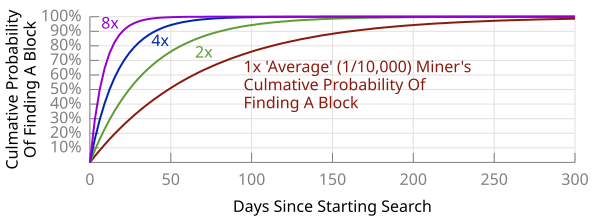

This chart was generated by the following gnuplot code:
load "gnuplot.preferences"

set terminal svg size 600,220 font "Sans,12"
set output "en-variance-comparison.svg"

set ytics ("10%%" .1, "20%%" .2, "30%%" .3, "40%%" .4, "50%%" .5, "60%%" .6, "70%%" .7, "80%%" .8, "90%%" .9, "100%%" 1.0)
set yrange [0:1]
set key right bottom samplen 0.5
set ylabel "Culmative Probability\nOf Finding A Block"
set xlabel "Days Since Starting Search"

set grid


plot [0:300] 1-exp(-(1./70)*x) ls 1 title "1x 'Average' Hash Rate", \
    1-exp(-(1./(70./2))*x) ls 2 title "2x 'Average' Hash Rate", \
    1-exp(-(1./(70./4))*x) ls 3 title "4x 'Average' Hash Rate", \
    1-exp(-(1./(70./8))*x) ls 4 title "8x 'Average' Hash Rate"

set terminal png size 600,220 font "Sans,12"
set output "en-variance-comparison.png"

replot
